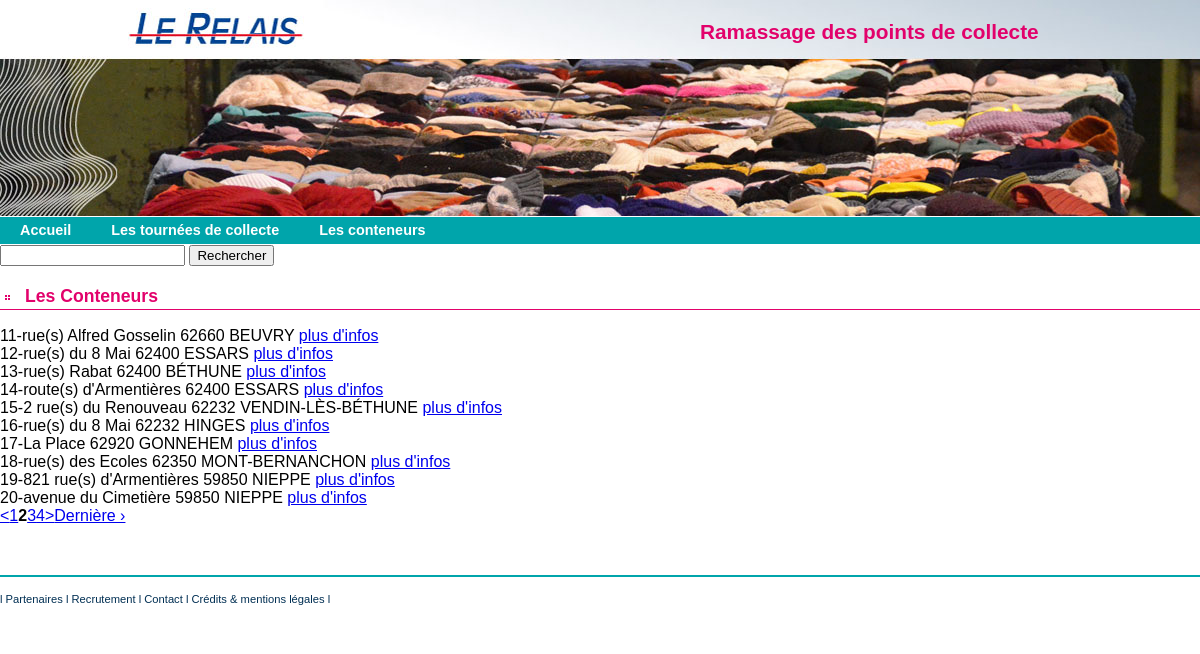
Page /index.php/C_conteneur/index/10 on the committed database.
### tables this page shows
CREATE TABLE `conteneur` (
  `Id` int(10) NOT NULL,
  `TourneeStandardId` int(10) DEFAULT NULL,
  `AddrEmplacement` varchar(255) DEFAULT NULL,
  `LatLng` varchar(255) DEFAULT NULL,
  `RefSigfox` varchar(255) DEFAULT NULL,
  `CoefSurface` float DEFAULT NULL,
  `VolumeMax` float DEFAULT NULL,
  `VolumeMesureActuel` float DEFAULT NULL,
  `DateDerniereCollecte` date DEFAULT NULL
);

### application/controllers/C_conteneur.php (called while the page is built, shortened)
<?php
class C_conteneur extends CI_Controller {
    public function index() {
        $this->load->helper("url");
        $data['title'] = "Le liste de conteneurs";
        $this->load->model('M_conteneur');
        $array_resultat = $this->M_conteneur->select_all_by_page();
        $data['result'] = $array_resultat;
        $page = $this->load->view('conteneurs/V_liste_conteneurs', $data, true);
        $this->load->view('commun/V_template', array('contenu' => $page));
    }
}

### index.php (called while the page is built, shortened)
<?php
require_once BASEPATH.'core/CodeIgniter.php';

### application/models/M_conteneur.php (called while the page is built, shortened)
<?php
class M_conteneur extends CI_Model {
    public function select_all_by_page() {
        $config_p['base_url'] = site_url('C_conteneur/index/');
        $config_p['total_rows'] = $this->db->from('conteneur')->count_all_results();
        $config_p['per_page'] = 10;
        $query = $this->db->select('Id, AddrEmplacement')->from('conteneur')
                        ->limit($config_p['per_page'], $this->uri->segment(3))->get();
        return $query->result_array();
    }
}

### application/views/conteneurs/V_liste_conteneurs.php (the view, shortened to what this page needs)
<article>
    <form action="<?php echo site_url('C_conteneur/search'); ?>" method="get">
    <input type="text" name="search_string">
    <input type="submit" value="Rechercher"> </form>
    <h1>Les Conteneurs</h1>
    <?php
    foreach ($result as $row) {
        echo $row['Id'] . "-";
        echo $row['AddrEmplacement'];
        ?>
        <a href="<?php echo site_url("C_conteneur/detail/" . $row['Id']); ?>">plus d'infos</a>
        <?php
        echo "<br/>";
    }
    echo $this->pagination->create_links();
    ?>
</article>

### assets/css/conteneurs.css (style rules this page uses)
body { font: 100% Verdana, Arial, Helvetica, sans-serif; background-color: #FFFFFF; margin: 0; padding: 0; text-align: center; color: #000000; background-image: url(img/back.jpg); background-repeat: no-repeat; background-position: top center; }
article h1 { padding-left: 25px ; line-height: 25px ; font-size: 110% ; background: url(img/puce_h1.png) no-repeat left bottom ; color: rgb(226,1,107) ; border-bottom: 1px solid rgb(226,1,107) ; }
article { clear: both; }

### rows in the picture
conteneur: Id "11", AddrEmplacement "rue(s) Alfred Gosselin 62660 BEUVRY"
conteneur: Id "12", AddrEmplacement "rue(s) du 8 Mai 62400 ESSARS"
conteneur: Id "13", AddrEmplacement "rue(s) Rabat 62400 BÉTHUNE"
conteneur: Id "14", AddrEmplacement "route(s) d'Armentières 62400 ESSARS"
conteneur: Id "15", AddrEmplacement "2 rue(s) du Renouveau 62232 VENDIN-LÈS-BÉTHUNE"
conteneur: Id "16", AddrEmplacement "rue(s) du 8 Mai 62232 HINGES"
conteneur: Id "17", AddrEmplacement "La Place 62920 GONNEHEM"
conteneur: Id "18", AddrEmplacement "rue(s) des Ecoles 62350 MONT-BERNANCHON"
conteneur: Id "19", AddrEmplacement "821 rue(s) d'Armentières 59850 NIEPPE"
conteneur: Id "20", AddrEmplacement "avenue du Cimetière 59850 NIEPPE"

### other values in the picture
$this->pagination->create_links() "< 1 2 3 4 > Dernière ›"
